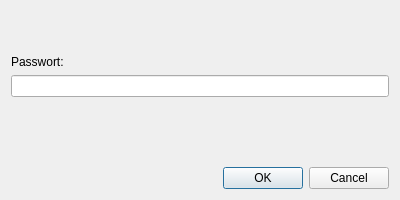
<?xml version="1.0" encoding="UTF-8"?>
<ui version="4.0">
 <class>Passwort</class>
 <widget class="QDialog" name="Passwort">
  <property name="geometry">
   <rect>
    <x>0</x>
    <y>0</y>
    <width>400</width>
    <height>200</height>
   </rect>
  </property>
  <property name="windowTitle">
   <string>Handout Kräuterhexe</string>
  </property>
  <property name="windowIcon">
   <iconset>
    <normaloff>icon.ico</normaloff>icon.ico</iconset>
  </property>
  <layout class="QGridLayout" name="gridLayout">
   <item row="2" column="0">
    <widget class="QLabel" name="label">
     <property name="text">
      <string/>
     </property>
    </widget>
   </item>
   <item row="3" column="0">
    <widget class="QDialogButtonBox" name="buttonBox">
     <property name="orientation">
      <enum>Qt::Horizontal</enum>
     </property>
     <property name="standardButtons">
      <set>QDialogButtonBox::Cancel|QDialogButtonBox::Ok</set>
     </property>
    </widget>
   </item>
   <item row="1" column="0">
    <widget class="QLineEdit" name="PasswortA">
     <property name="echoMode">
      <enum>QLineEdit::Password</enum>
     </property>
    </widget>
   </item>
   <item row="0" column="0">
    <widget class="QLabel" name="labelText">
     <property name="text">
      <string>Passwort:</string>
     </property>
     <property name="alignment">
      <set>Qt::AlignBottom|Qt::AlignLeading|Qt::AlignLeft</set>
     </property>
    </widget>
   </item>
  </layout>
 </widget>
 <resources/>
 <connections>
  <connection>
   <sender>buttonBox</sender>
   <signal>accepted()</signal>
   <receiver>Passwort</receiver>
   <slot>accept()</slot>
   <hints>
    <hint type="sourcelabel">
     <x>248</x>
     <y>254</y>
    </hint>
    <hint type="destinationlabel">
     <x>157</x>
     <y>274</y>
    </hint>
   </hints>
  </connection>
  <connection>
   <sender>buttonBox</sender>
   <signal>rejected()</signal>
   <receiver>Passwort</receiver>
   <slot>reject()</slot>
   <hints>
    <hint type="sourcelabel">
     <x>316</x>
     <y>260</y>
    </hint>
    <hint type="destinationlabel">
     <x>286</x>
     <y>274</y>
    </hint>
   </hints>
  </connection>
 </connections>
</ui>
